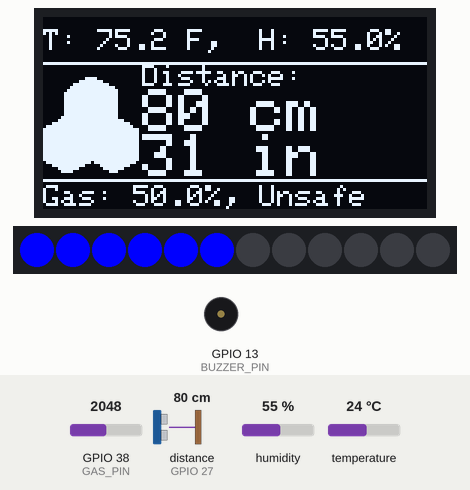
The sketch below on a simulated ESP32. On the bench: 128×64 one-colour display, 12 RGB LEDs in strip order, left to right, buzzer (waves = sounding, pin HIGH). Wiring (inferred from the names in the program): ultrasonic range finder: trigger GPIO 12; echo GPIO 27. Inputs (shaded band) come from the test bench; at power-on: distance to the obstacle (sensor on GPIO 27) 80 cm, GPIO 38 (GAS_PIN) = 2048, humidity 55 %, temperature 24 °C. The echo pulse lasts 58.3 µs per cm; WiFi joins after 1.5 s; servers stay silent unless stated; random numbers use the default seed unless the sketch sets one; no MQTT or app messages arrive unless stated; not simulated (calls return 0 or success): secrets.h; pins used as bus, display or sensor lines are not drawn; what the sketch prints to the serial monitor is not drawn.

Above: at 4.7 s.
4.8 s: distance to the obstacle (sensor on GPIO 27) set to 203 cm
At 5.5 s:
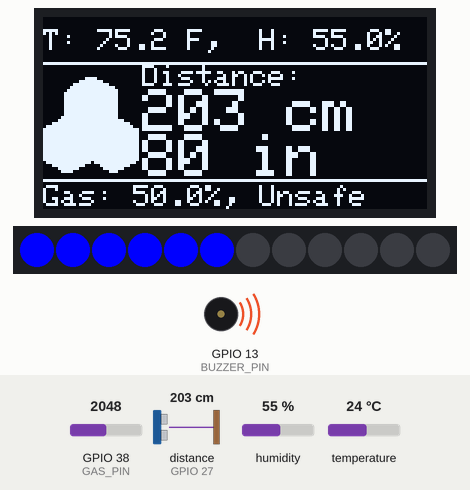
7.0 s: GPIO 38 (GAS_PIN) set to 1974
At 7.2 s:
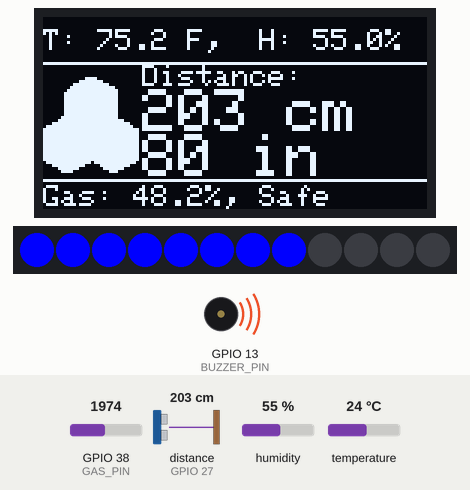
8.9 s: GPIO 38 (GAS_PIN) set to 3972
At 9.32 s:
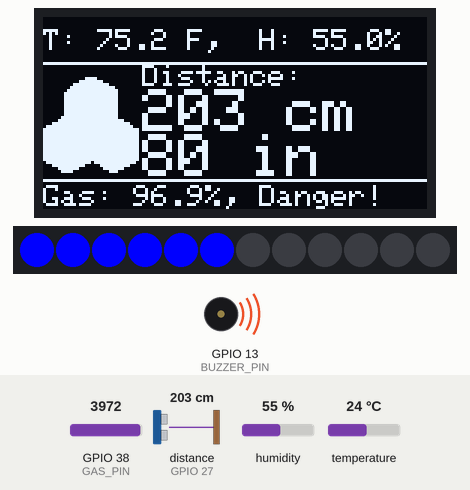
10.9 s: humidity set to 22 %
At 12.1 s:
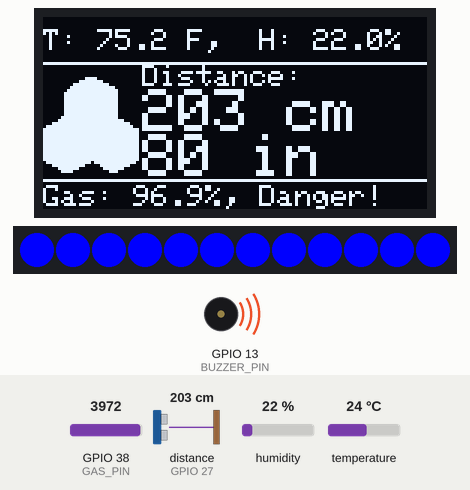
12.8 s: distance to the obstacle (sensor on GPIO 27) set to 120 cm
At 14.66 s:
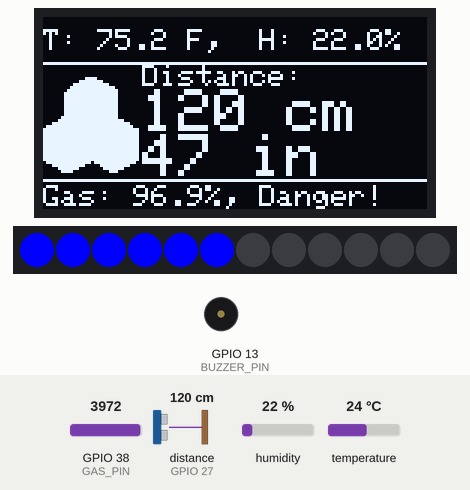
14.7 s: temperature set to 12 °C
At 15.88 s:
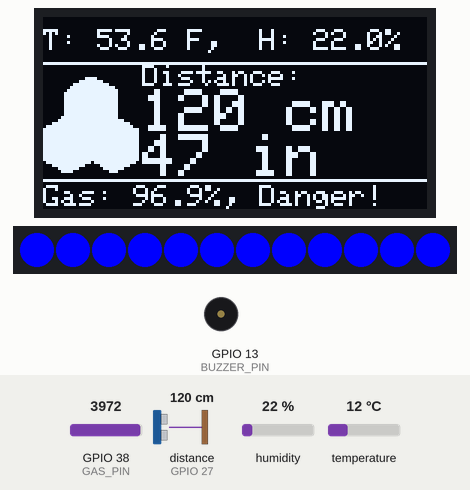
Timing chart, 0 to 17.6 s (numbered marks = the images above; inputs shaded):
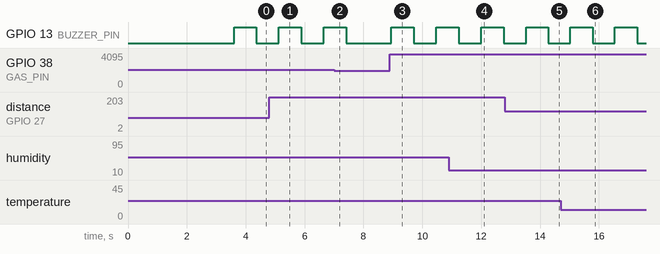

The sketch:

Trinity_Gauntlet.ino
```cpp
#include <Wire.h>
#include <Adafruit_GFX.h>
#include <Adafruit_SSD1306.h>
#include "AM232X.h"
#include "Trinity_HackPublisher.h"
#include "secrets.h"
#include <Adafruit_NeoPixel.h>


// Ultrasonic sensor
#define ECHO_PIN 27
#define TRIG_PIN 12
#define SOUND_SPEED 0.0343
int distance; // micrometers

// OLED
#define SCREEN_WIDTH 128 // OLED display width, in pixels
#define SCREEN_HEIGHT 64 // OLED display height, in pixels
Adafruit_SSD1306 display(SCREEN_WIDTH, SCREEN_HEIGHT, &Wire, -1);

// 'Trinity_logo', 32x32px
const unsigned char Trinity_logo [] PROGMEM = {
  0x00, 0x03, 0xc0, 0x00, 0x00, 0x0f, 0xf0, 0x00, 0x00, 0x3f, 0xfc, 0x00, 0x00, 0x7f, 0xff, 0x00,
  0x00, 0xff, 0xff, 0x80, 0x01, 0xff, 0xff, 0x80, 0x01, 0xff, 0xff, 0x80, 0x01, 0xff, 0xff, 0x80,
  0x01, 0xff, 0xff, 0x80, 0x01, 0xff, 0xff, 0x80, 0x01, 0xff, 0xff, 0x80, 0x01, 0xff, 0xff, 0x80,
  0x01, 0xff, 0xff, 0x80, 0x03, 0xff, 0xff, 0x80, 0x07, 0xff, 0xff, 0xe0, 0x1f, 0xff, 0xff, 0xf8,
  0x7f, 0xff, 0xff, 0xfc, 0xff, 0xff, 0xff, 0xff, 0xff, 0xff, 0xff, 0xff, 0xff, 0xff, 0xff, 0xff,
  0xff, 0xff, 0xff, 0xff, 0xff, 0xff, 0xff, 0xff, 0xff, 0xff, 0xff, 0xff, 0xff, 0xff, 0xff, 0xff,
  0xff, 0xff, 0xff, 0xff, 0xff, 0xff, 0xff, 0xff, 0xff, 0xff, 0xff, 0xff, 0xff, 0xff, 0xff, 0xff,
  0x7f, 0xff, 0x7f, 0xfe, 0x1f, 0xfc, 0x1f, 0xf8, 0x07, 0xf0, 0x0f, 0xe0, 0x03, 0xc0, 0x03, 0x80
};

// Wifi
const char* ssid = SECRET_SSID;
const char* password = SECRET_PW;
HackPublisher publisher("trinity", true);

// Gas sensor
#define GAS_PIN A2
#define BUZZER_PIN 13
const double DANGER_THRESHOLD = 75.0;
const double GAS_THRESHOLD = 50.0;
double gas = 0;
int buzz = 0;

// Temperature sensor
AM232X AM2320;
double temperature = 0;
double humidity = 0;

// NeoPixels
#define PIN            32
#define NUMPIXELS      12
#define DELAYVAL       50 // Time (in milliseconds) to pause between pixels
Adafruit_NeoPixel pixels = Adafruit_NeoPixel(NUMPIXELS, PIN, NEO_GRB + NEO_KHZ800);
int curr_pixel = 0;


// Initialize the Buzzer
void initBuzzer() {
  pinMode(BUZZER_PIN, OUTPUT);
  digitalWrite(BUZZER_PIN, LOW);
}

// Play the buzzer sound in 500 ms intervals when gas is detected
void playBuzzer(int g) {
  if (buzz > 0) {
    buzz--;
  }

  if (buzz == 0 && g >= GAS_THRESHOLD)
  {
    digitalWrite(BUZZER_PIN, HIGH);
    buzz = 4;
  }
  else if (buzz <= 2) {
    digitalWrite(BUZZER_PIN, LOW);
  }
}

// Returns distance from ultrasonic sensor in micrometers
int readDistance() {
  long duration;
  // Clears the trig pin
  digitalWrite(TRIG_PIN, LOW);
  delayMicroseconds(2);
  // Sets the trig pin to HIGH for 10 ms
  digitalWrite(TRIG_PIN, HIGH);
  delayMicroseconds(10);
  digitalWrite(TRIG_PIN, LOW);

  // Reads the sound wave travel time in microseconds
  duration = pulseIn(ECHO_PIN, HIGH);

  // Calculates and returns the distance in micrometers
  return duration * SOUND_SPEED * 100 / 2;
}

// Returns analog gas reading from sensor (12 bit, 0-4095)
int readGas() {
  int g = analogRead(GAS_PIN);
  Serial.println(g);

  return g;
}

// Displays relevant data onto the OLED screen
void displayData(double dist, double temp, double hum, double gas) {
  display.clearDisplay();

  // Temperature & Humidity
  display.setTextSize(1);
  display.setCursor(0, 4);
  //display.println("T: " + String(temp, 1) + " C,"); // Celsius
  display.println("T: " + String(temp * 9 / 5 + 32, 1) + " F,"); // Fahrenheit
  display.setCursor(72, 4);
  display.println("H: " + String(hum, 1) + "%");
  display.drawLine(0, 15, 128, 15, WHITE);

  // Distance
  display.setCursor(33, 16);
  display.println("Distance:");

  display.setTextSize(2);
  display.setCursor(33, 24);
  display.println(String(dist, 0) + " cm");
  display.setCursor(33, 39);
  display.println(String(dist / 2.54, 0) + " in");

  // Gas
  String rating; // Store gas safety rating
  if (gas >= DANGER_THRESHOLD) {
    rating = "Danger!";
  } else if (gas >= GAS_THRESHOLD) {
    rating = "Unsafe";
  } else {
    rating = "Safe";
  }
  display.setTextSize(1);
  display.drawLine(0, 54, 128, 54, WHITE);
  display.setCursor(0, 56);
  display.println("Gas: " + String(gas, 1) + "%,");
  display.setCursor(72, 56);
  display.println(rating);

  // Display Trinity logo
  display.drawBitmap(0, 20, Trinity_logo, 32, 32, WHITE);
  display.display();
}

void setup() {
  // Initialize serial communication
  Serial.begin(115200);
  while (!Serial) continue;
  Serial.println("test");
  Serial.println(ssid);

  // Set up OLED
  if(!display.begin(SSD1306_SWITCHCAPVCC, 0x3C)) { // Address 0x3D for 128x64
    Serial.println(F("SSD1306 allocation failed"));
    for(;;);
  }
  delay(1000);
  display.setTextColor(WHITE);

  // Set up AM2320
  if (!AM2320.begin()) {
    Serial.println("Sensor not found");
    while (1);
  }
  AM2320.wakeUp();
  delay(1000);

  // Connect to wifi
  WiFi.begin(ssid, password);
  while (WiFi.status() != WL_CONNECTED) {
    delay(500);
    Serial.print(".");
  }

  // Initialize publisher
  publisher.begin();

  // Set pin modes for ultrasonic sensor
  pinMode(ECHO_PIN, INPUT);
  pinMode(TRIG_PIN, OUTPUT);

  // Initialize NeoPixel library
  pixels.begin();

  // Initialize the Buzzer
  initBuzzer();
}

void loop() {
  distance = readDistance(); // Read ultrasonic sensor data into distance (micrometers)

  AM2320.read(); // Read AM2320 data
  temperature = int(AM2320.getTemperature() * 10) / 10.0; // Get temperature and round to one decimal
  humidity = int(AM2320.getHumidity() * 10) / 10.0; // Get humidity and round to one decimal

  gas = map(readGas(), 0, 4095, 0, 1000) / 10.0; // Get the gas level and scale it from 0 - 100.0
  playBuzzer(gas);

  //Serial.println(distance / 100.0); // Print in cm
  publisher.store("dist", distance / 100.0); // Send over wifi in cm
  publisher.store("gas", gas);
  publisher.store("temp", temperature);
  publisher.store("hum", humidity);
  publisher.send();

  // Display readings on OLED screen
  displayData(distance / 100.0, temperature, humidity, gas);

  // Ring LED
  if (curr_pixel == 0) {
    pixels.clear(); // Set all pixel colors to 'off'
  }

  for(int i=0; i< NUMPIXELS / 2; i++) { // For each pixel...
    // pixels.Color() takes RGB values, from 0,0,0 up to 255,255,255
    // Here we're using bright blue color:
    pixels.setPixelColor(curr_pixel, pixels.Color(0, 0, 255));

    pixels.show();   // Send the updated pixel colors to the hardware.

    delay(DELAYVAL); // Pause before next pass through loop

    curr_pixel = (curr_pixel + 1) % NUMPIXELS;
  }
}
```

Trinity_HackPublisher.h
```cpp
#include <ArduinoJson.h>
#include <WiFi.h>
#include <PubSubClient.h>
#include <string>

class HackPublisher {
  private:
    StaticJsonDocument<200> data;
    bool debug;
    std::string topic;
    const char* broker;
    const int port;
    WiFiClient espClient;
    PubSubClient client;

    char* serializeDocToCString() {
      // Calculate the size needed for serialization
      size_t size = measureJson(data);

      // Allocate a buffer to store the JSON string (don't forget the null terminator)
      char* buffer = new char[size + 1];

      // Serialize the JSON document to the buffer
      serializeJson(data, buffer, size + 1);

      // Store the buffer in a temp var
      char* result = buffer;

      // Free the buffer to avoid memory leaks
      delete[] buffer;

      return result;
    }

    void reconnect() {
      // Loop until we're reconnected
      while (!client.connected()) {
        Serial.println("Attempting MQTT connection...");
        // Create a random client ID
        String clientId = "ESP32Client-";
        clientId += String(random(0xffff), HEX);
        // Attempt to connect
        if (client.connect(clientId.c_str())) {
          Serial.println("Connected to MQTT broker");
        }
        else {
          Serial.print("failed, rc=");
          Serial.print(client.state());
          Serial.println("; trying again in 5 seconds");
          delay(5000);
        }
      }
    }

  public:
    HackPublisher(const char* topic, bool debug = false, const char* broker = "broker.hivemq.com", const int port = 1883)
    : topic("ucla/hack/" + std::string(topic)), debug(debug), broker(broker), port(port), client(espClient) {
      client.setServer(this->broker, this->port);
    }

    void begin() {
      reconnect();
    }

    template<typename T>
    void store(const char* sensor, const T& value) {
      if (debug) {
        Serial.print("[STORE DATA] sensor = ");
        Serial.print(sensor);
        Serial.print(", value = ");
        Serial.println(value);
      }

      data[sensor] = value;
    }

    void send() {
      if (!client.connected()) {
        reconnect();
      }
      client.loop();

      if (debug) {
        Serial.println("[SEND DATA]");
        serializeJsonPretty(data, Serial);
        Serial.println();
      }

      client.publish(topic.c_str(), serializeDocToCString());
      data.clear();
    }

    const char* getTopic() const {
        return topic.c_str();
    }

    const char* getBroker() const {
        return broker;
    }

    const int getPort() const {
        return port;
    }
};
```

Measured:
- the behaviour switches between 2048 and 2047 on GPIO 38 (GAS_PIN) (found by bisection; images 1 and 2)
- after the input at 8.9 s, GPIO 13 (BUZZER_PIN): LOW → HIGH at once, → LOW 0.76 s later, → HIGH 0.76 s later
